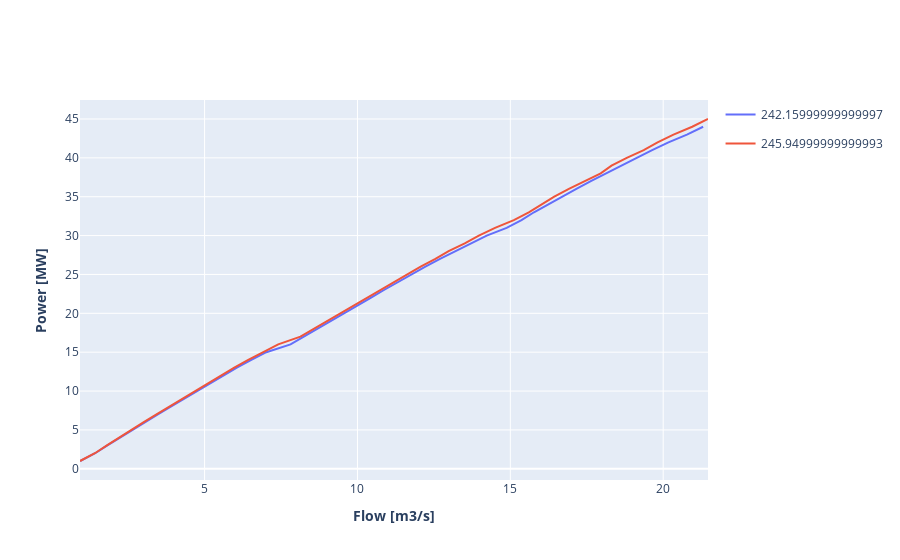

Notebook code cell kept with this figure:
### Code cell
plot_dict["Morel"]

### Figure 1 — Plotly figure (JSON) as saved in the notebook; plotly's stock layout.template omitted (floating-point values rounded to 4 significant figures)
{"data": [{"hovertemplate": "Flow: %{x:.2f} m3/s<br>Power: %{y:.1f} MW </b><extra></extra>", "legendgroup": "242.15999999999997", "line": {"color": "#636EFA"}, "mode": "lines", "name": "242.15999999999997", "showlegend": true, "type": "scatter", "x": [0.9284, 1.421, 1.821, 2.223, 2.632, 3.046, 3.471, 3.895, 4.317, 4.743, 5.171, 5.611, 6.056, 6.528, 7.02, 7.811, 8.241, 8.692, 9.104, 9.571, 9.982, 10.43, 10.87, 11.3, 11.76, 12.22, 12.7, 13.19, 13.69, 14.23, 14.88, 15.37, 15.77, 16.22, 16.7, 17.16, 17.63, 18.12, 18.63, 19.14, 19.64, 20.17, 20.78, 21.31], "y": [1, 2, 3, 4, 5, 6, 7, 8, 9, 10, 11, 12, 13, 14, 15, 16, 17, 18, 19, 20, 21, 22, 23, 24, 25, 26, 27, 28, 29, 30, 31, 32, 33, 34, 35, 36, 37, 38, 39, 40, 41, 42, 43, 44]}, {"hovertemplate": "Flow: %{x:.2f} m3/s<br>Power: %{y:.1f} MW </b><extra></extra>", "legendgroup": "245.94999999999993", "line": {"color": "#EF553B"}, "mode": "lines", "name": "245.94999999999993", "showlegend": true, "type": "scatter", "x": [0.9243, 1.412, 1.804, 2.199, 2.603, 3.009, 3.427, 3.844, 4.261, 4.68, 5.102, 5.53, 5.97, 6.427, 6.897, 7.408, 8.135, 8.572, 9.016, 9.433, 9.893, 10.29, 10.72, 11.19, 11.59, 12.07, 12.55, 12.98, 13.51, 13.97, 14.5, 15.12, 15.6, 16.0, 16.44, 16.92, 17.41, 17.96, 18.31, 18.81, 19.36, 19.82, 20.34, 20.95, 21.47], "y": [1, 2, 3, 4, 5, 6, 7, 8, 9, 10, 11, 12, 13, 14, 15, 16, 17, 18, 19, 20, 21, 22, 23, 24, 25, 26, 27, 28, 29, 30, 31, 32, 33, 34, 35, 36, 37, 38, 39, 40, 41, 42, 43, 44, 45]}], "layout": {"xaxis": {"title": {"text": "<b>Flow [m3/s]<b>"}}, "yaxis": {"title": {"text": "<b>Power [MW]<b>"}}}}
